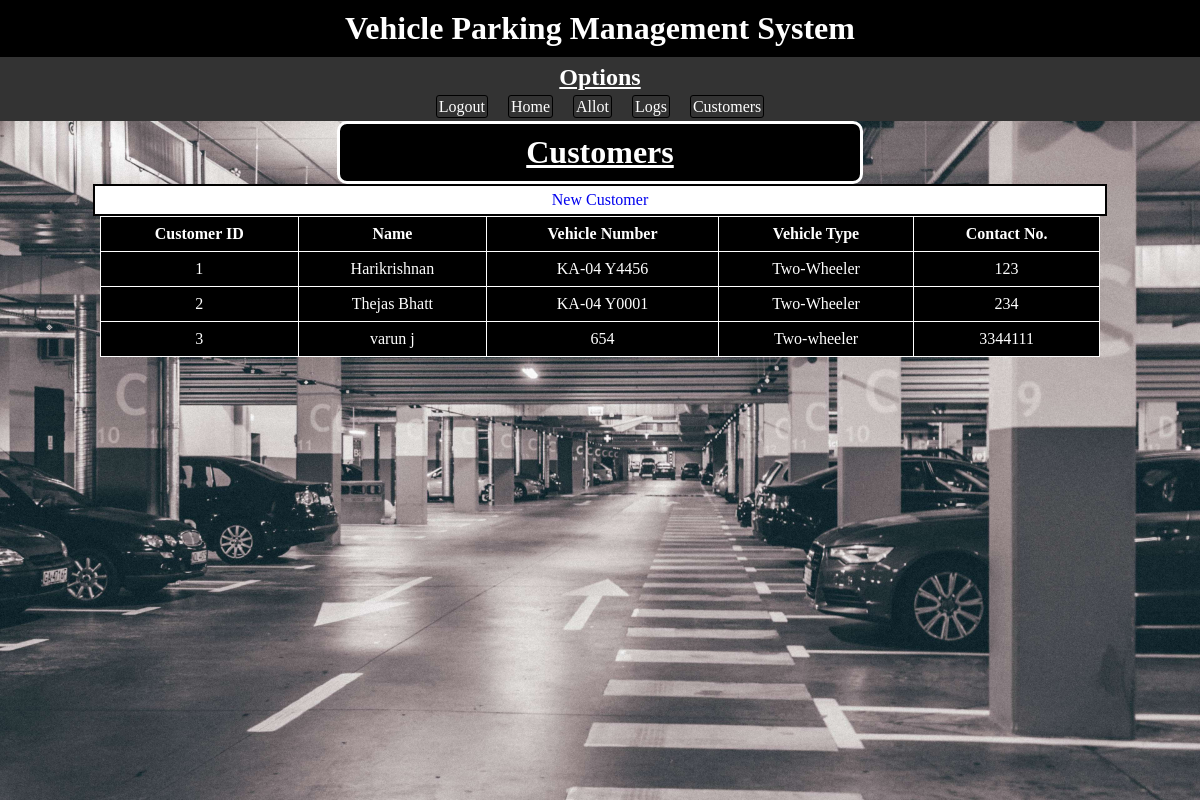
The page /customers (signed in) on the database its author committed.
### tables this page shows
CREATE TABLE "Customer" (
	"Cid"	INTEGER,
	"Name"	TEXT NOT NULL,
	"Vehicle_no"	TEXT NOT NULL UNIQUE,
	"Vehicle_type"	TEXT NOT NULL,
	"Contact_no"	TEXT UNIQUE,
	PRIMARY KEY("Cid")
);

### app.py (the view)
@app.route("/customers", methods = ["POST", "GET"])
def customers():
    if not session.get("user"):
        return redirect("/login")
    else:
        entries = db.execute("select * from Customer")
        return render_template("customers.html", entries = entries)

### templates/customers.html
<link rel ="stylesheet" href="/static/customer.css">
{% extends "layout.html" %}
{% block body %}
<h1 class="cust">Customers</h1>
    <table>
        <thead>
            <tr>
                <th>Customer ID</th>
                <th>Name</th>
                <th>Vehicle Number</th>
                <th>Vehicle Type</th>
                <th>Contact No.</th>
            </tr>
        </thead>
        <tbody>
            {% for entry in entries %}
                <tr>
                    <td>{{ entry["Cid"]  }}</td>
                    <td>{{  entry["Name"]  }}</td>
                    <td>{{  entry["Vehicle_no"]  }}</td>
                    <td>{{  entry["Vehicle_type"]  }}</td>
                    <td>{{  entry["Contact_no"]  }}</td>
                </tr>
            {% endfor %}
            <a href="/register"><div class="button">New Customer</div></a>
{% endblock %}

### templates/layout.html (shortened to what this page needs)
<!DOCTYPE html>
<link rel="stylesheet" href="/static/layout.css">
<html lang="en">
    <head>
        <h1 class="lay">Vehicle Parking Management System</h1>
        <div class="main">
        <h2 class="cate">Options</h2>
        <a class="lo" href="/logout">Logout</a>
        <a class="ho" href="/">Home</a>
        <a class="al" href="/allot">Allot</a>
        <a class="lg" href="/logs">Logs</a>
        <a class="cu" href="/customers">Customers</a>
        </div>
    </head>
    <body>
        <div class="mn">
        {% block body %}{% endblock %}
    </div>
    </body>
</html>

### static/customer.css (style rules this page uses)
table, th, td { border: 1px solid rgb(255, 255, 255); text-align: center; }
th, td { padding: 8px 16px; }
table { width: 100%; border-collapse: collapse; margin: 5px; background-color: black; color: white; width: 1000px; margin: auto; }
.button { border: 2px solid black; text-align: center; margin: 5px; padding: 5px; background-color: rgb(255, 255, 255); width: 1000px; margin: auto; }
.cust { border-radius: 10px; border: 3px solid white; background-color: black; color: white; width: 500px; text-align: center; text-decoration: underline; padding: 10px; margin: auto; }

### static/layout.css (style rules this page uses)
* { margin: 0px; }
.lay { background-color: black; color: white; text-align: center; padding: 5px; padding: 10px; margin: 0px; }
.cate { margin: 2px; padding-bottom: 5px; text-decoration: underline; color: white; }
.main { border: 2px black; margin: 0px; text-align: center; padding: 5px; background-color: #333; }
.lo,.ho,.al,.lg,.cu { color: rgb(255, 255, 255); border:1px solid black; padding: 2px; margin: 8px; border-radius: 3px; }
.mn { height: 680px; background-image: url("image.jpg"); background-repeat: no-repeat; background-position: center; background-size: cover; position: relative; }
a { text-decoration: none; }

### rows shown on the page
Customer: Cid "1", Name "Harikrishnan", Vehicle_no "KA-04 Y4456", Vehicle_type "Two-Wheeler", Contact_no "123"
Customer: Cid "2", Name "Thejas Bhatt", Vehicle_no "KA-04 Y0001", Vehicle_type "Two-Wheeler", Contact_no "234"
Customer: Cid "3", Name "varun j", Vehicle_no "654", Vehicle_type "Two-wheeler", Contact_no "3344111"
